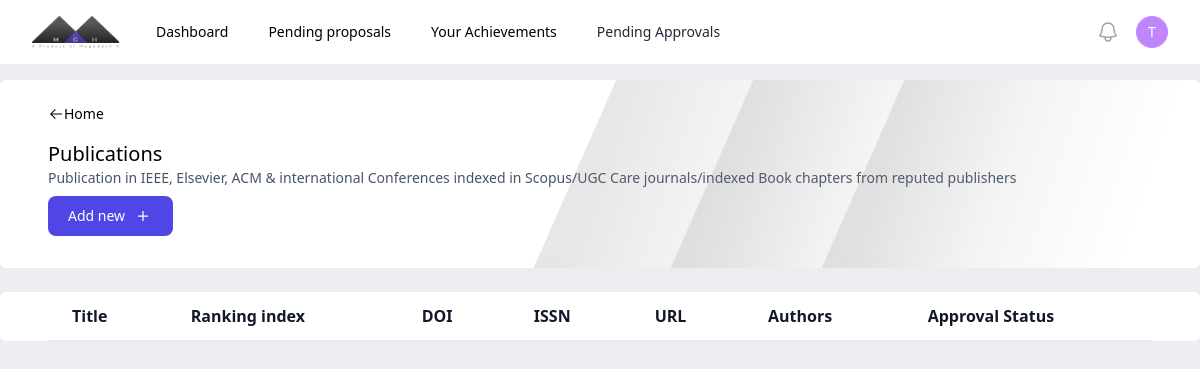
The page /publication/ (signed in) on the database as committed earlier.
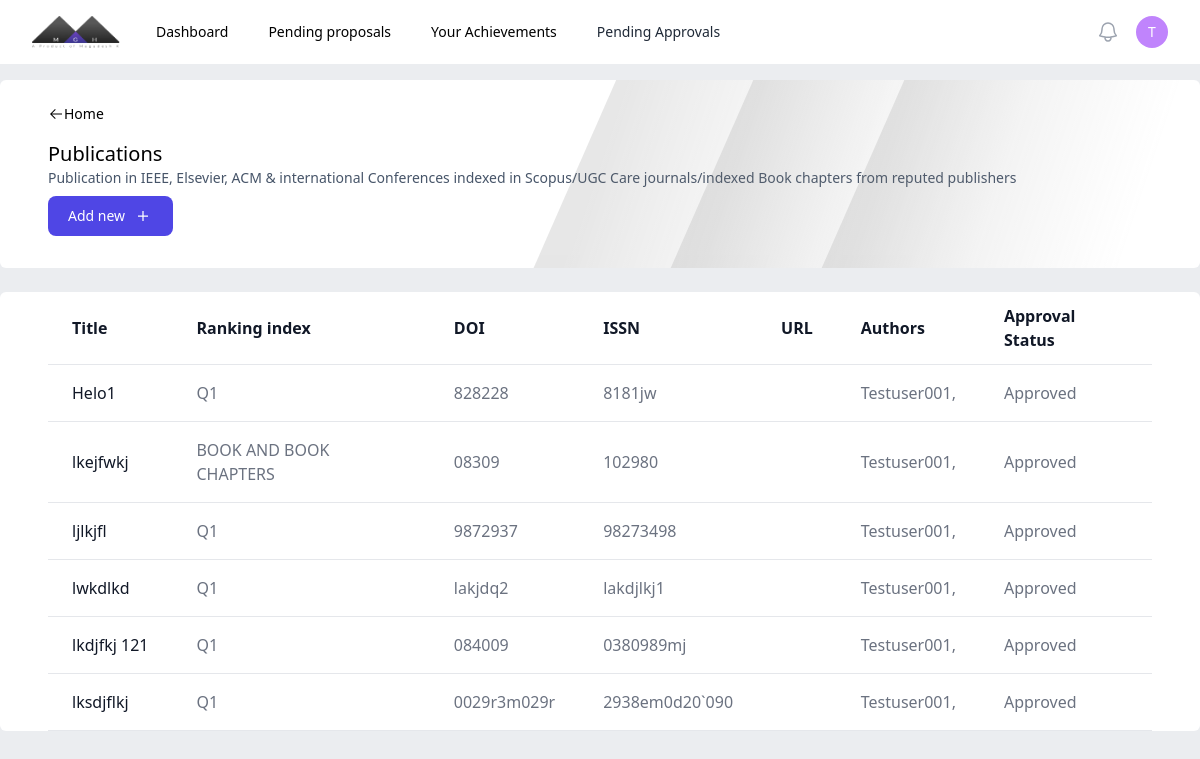
The same page on the database as committed later.
### authentication/models.py (models this page shows)
class staff(AbstractUser):
    dept = models.ForeignKey(department, on_delete=models.CASCADE, null=True, blank=True)
    designation = models.CharField(max_length=20)
    phone = models.CharField(max_length=20)
    def __str__(self):
        return self.username

### central/models.py (models this page shows, shortened)
class publication(models.Model):
    publication = models.CharField(max_length=50) #Temproary
    title = models.CharField(max_length=100)
    doi = models.CharField(verbose_name='ISSN No',max_length=25, unique=True)
    issn = models.CharField(verbose_name='DOI No',max_length=25, unique=True)
    url = models.CharField(verbose_name='URL', max_length=50, null=True)
    guide = models.ForeignKey(staff, on_delete=models.SET_NULL, null=True, related_name='guide')
    authors = models.ManyToManyField(staff)
    department = models.ForeignKey(department, on_delete=models.SET_NULL, null=True)
    date = models.DateField(verbose_name='Date of publication')
    hodapproval = models.BooleanField(verbose_name="HoD Approval Status", default=False, null=True)
    controller = models.BooleanField(verbose_name="Controller Approval Status", default=False, null=True)

### central/views.py (the view)
# urls.py: path('publication/', ctv.publication),
@login_required
def publication(request):
    publications = publ.objects.filter(Q(authors=request.user) | Q(guide=request.user), controller=True)
    print(request.user.groups)
    return render(request, 'central/publication.html', {"publications": publications})

### authentication/models.py (called while the page is built)
    def __str__(self):
        return self.name

### central/templates/central/publication.html (shortened to what the changed rows need)
{% load static %}
{% load static tailwind_tags %}
<!DOCTYPE html>
<html lang="en">
<head>
    {% tailwind_css %}
</head>
<body class="bg-[#ebedf0]">
    {% include 'central/nav.html' %}
    <div class="w-full mt-4">
        <div class="relative max-w-[100%] min-h-full overflow-x-scroll mt-6 rounded-md bg-white px-4 lg:px-12">
            {% block content %}
            <table class=" text-left min-h-full text-gray-500 bg-white dark:text-gray-400 rounded-md overflow-x-auto w-full">
                <thead class="border-b text-gray-900 dark:text-gray-400">
                    <tr>
                        <th scope="col" class="px-6 py-3">
                            Title
                        </th>
                        <th scope="col" class="px-6 py-3">
                            Ranking index
                        </th>
                        <th scope="col" class="px-6 py-3">
                            DOI
                        </th>
                        <th scope="col" class="px-6 py-3">
                            ISSN
                        </th>
                        <th scope="col" class="px-6 py-3">
                            URL
                        </th>
                        <th scope="col" class="px-6 py-3">
                            Authors
                        </th>
                        <th scope="col" class="px-6 py-3">
                            Approval Status
                        </th>
                    </tr>
                </thead>
                <tbody>
                    {% for publication in publications %}
                    <tr class="border-b">
                        <td scope="row" class="hover:underline px-6 py-4 font-medium text-gray-900 whitespace-nowrap">
                            <a href="">
                            {{publication.title}}
                            </a>
                        </td>
                        <td scope="row" class="px-6 py-4">
                            <a href="">
                            {{publication.publication}}
                            </a>
                        </td>
                        <td class="px-6 py-4">
                            {{publication.issn}}
                        </td>
                        <td class="px-6 py-4">
                            {{publication.doi}}
                        </td>
                        <td class="px-6 py-4">
                        </td>
                        <td class="px-6 py-4">
                            {% for author in publication.authors.all %}
                                {{author}},
                            {% endfor %}
                        </td>
                        <td class="px-6 py-4">
                            {% if publication.controller %}
                                Approved
                            {% else %}
                                Not Approved
                            {% endif %}
                        </td>
                    </tr>
                    {% endfor %}
                </tbody>
            </table>
            {% endblock %}
        </div>
    </div>
</body>
</html>

### central/templates/central/nav.html (shortened to what this page needs)
{% load static %}
<nav class="bg-white">
     <div class="mx-auto max-w-7xl px-2 sm:px-6 lg:px-8">
       <div class="relative flex h-16 items-center justify-between">
         <div class="flex flex-1 items-center justify-center sm:items-stretch sm:justify-start">
           <div class="flex flex-shrink-0 items-center">
             <img class="h-8 w-auto" src="{% static 'images/logo.png' %}" alt="Your Company">
           </div>
           <div class="hidden sm:ml-6 sm:block">
             <div class="flex space-x-4">
               <a href="/" class="rounded-md px-3 py-2 text-sm font-medium text-black hover:bg-gray-100" aria-current="page">Dashboard</a>
               <a href="/pendingproposals" class="rounded-md px-3 py-2 text-sm font-medium text-black hover:bg-gray-100 hover:text-black">Pending proposals</a>
               <a href="/achievements" class="rounded-md px-3 py-2 text-sm font-medium text-black hover:bg-gray-100 hover:text-black">Your Achievements</a>
               {% if request.user.groups.first.name == 'Controller' or request.user.groups.first.name == 'HoD'%}
               <a href="/pendingapprovals" class="block rounded-md px-3 py-2 text-sm font-medium text-gray-800 hover:bg-slate-100 hover:text-black">Pending Approvals</a>
               {% endif %}
             </div>
           </div>
         </div>
         <div class="absolute inset-y-0 right-0 flex items-center pr-2 sm:static sm:inset-auto sm:ml-6 sm:pr-0">
           <button type="button" class="relative rounded-full p-1 text-gray-400 hover:text-black focus:outline-none focus:ring-2 focus:ring-white focus:ring-offset-2 focus:ring-offset-gray-800">
             <span class="absolute -inset-1.5"></span>
           </button>
           <div class="relative ml-3">
             <div>
               <button type="button" class="min-w-8 min-h-8 flex items-center justify-center relative rounded-full text-sm border-none focus:outline-none" id="user-menu-button" aria-expanded="false" aria-haspopup="true">
                 <div class="">
                    <p class="text-white font-medium">{{request.user.username|make_list|first}}</p>
                 </div>
               </button>
             </div>
           </div>
         </div>
       </div>
     </div>
   </nav>

Rows that differ between the two databases and show on the page:
now on this page (row edited): publication: title "Helo1", publication "Q1", issn "828228", doi "8181jw", controller "Approved", staff (username "Testuser001")
added publication: title "lkejfwkj", publication "BOOK AND BOOK CHAPTERS", issn "08309", doi "102980", controller "Approved", staff (username "Testuser001")
added publication: title "ljlkjfl", publication "Q1", issn "9872937", doi "98273498", controller "Approved", staff (username "Testuser001")
added publication: title "lwkdlkd", publication "Q1", issn "lakjdq2", doi "lakdjlkj1", controller "Approved", staff (username "Testuser001")
added publication: title "lkdjfkj 121", publication "Q1", issn "084009", doi "0380989mj", controller "Approved", staff (username "Testuser001")
added publication: title "lksdjflkj", publication "Q1", issn "0029r3m029r", doi "2938em0d20`090", controller "Approved", staff (username "Testuser001")
